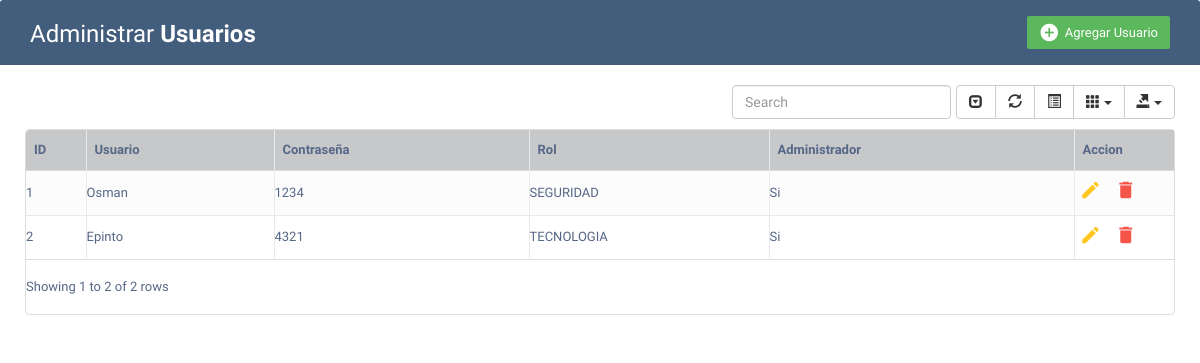
/pages/Users.php (signed in), run on the app's committed database.
### tables this page shows
CREATE TABLE `users` (
  `id` int NOT NULL AUTO_INCREMENT,
  `Uss` varchar(150) DEFAULT NULL,
  `Pass` varchar(150) DEFAULT NULL,
  `rol` varchar(50) DEFAULT NULL,
  `admin` varchar(50) DEFAULT NULL,
  PRIMARY KEY (`id`)
);

### www/pages/Users.php (the view, shortened to what this page needs)
<!doctype html>
<html class="no-js" lang="es">
<head>
    <link rel="stylesheet" href="/www/table/css/bootstrap.min.css">
    <link rel="stylesheet" href="/www/table/css/data-table/bootstrap-table.css">
    <link rel="stylesheet" href="https://maxcdn.bootstrapcdn.com/font-awesome/4.7.0/css/font-awesome.min.css">
    <link rel="stylesheet" href="../assets/plugins/SweetAlert/dist/sweetalert2.min.css">
    <link rel="stylesheet" href="../assets/plugins/SweetAlert/dist/sweetalert2.css">
</head>
<body>
    <div class="container-xl">
        <div class="table-responsive">
            <div class="table-wrapper">
                <div class="table-title">
                    <div class="row">
                        <div class="col-sm-6">
                            <h2>Administrar <b>Usuarios</b></h2>
                        </div>
                        <div class="col-sm-6">
                            <a href="#addEmployeeModal" class="btn btn-success" data-toggle="modal"><i class="material-icons">&#xE147;</i> <span>Agregar Usuario</span></a>
                        </div>
                    </div>
                </div>
                <table class="table table-striped table-hover" id="table" data-toggle="table" data-pagination="true" data-search="true" data-show-columns="true" data-show-pagination-switch="true" data-show-refresh="true" data-key-events="true" data-show-toggle="true" data-resizable="true" data-cookie="true" data-cookie-id-table="saveId" data-show-export="true" data-click-to-select="true" data-toolbar="#toolbar">
                    <thead class="table-dark">
                        <tr class="table-dark" s>
                            <th data-field="ID">ID</th>
                            <th data-field="Usuario" data-editable="false">Usuario</th>
                            <th data-field="Contraseña" data-editable="false">Contraseña</th>
                            <th data-field="Rol" data-editable="false">Rol</th>
                            <th data-field="Estado" data-editable="false">Administrador</th>
                            <th data-field="Accion" data-editable="false">Accion</th>
                        </tr>
                    </thead>
                    <tbody>
                        <?php
                        include_once 'conexion.php';
                        $sql_leer = 'select * from users ORDER BY id ASC;';
                        $gsent = $pdo->prepare($sql_leer);
                        $gsent->execute();
                        $resultado = $gsent->fetchAll();
                        foreach ($resultado as $dato) :
                        ?>
                            <tr>
                                <td><?= $dato['id']; ?></td>
                                <td><?= $dato['Uss']; ?></td>
                                <td><?= $dato['Pass']; ?></td>
                                <td><?= $dato['rol']; ?></td>
                                <td><?= $dato['admin']; ?></td>
                                <td><a href="#editEmployeeModal" onclick="mod('<?= $dato['id']; ?>', '<?= $dato['Uss']; ?>', '<?= $dato['Pass']; ?>', '<?= $dato['rol']; ?>', '<?= $dato['admin']; ?>')" class="edit" data-toggle="modal"><i class="material-icons" data-toggle="tooltip" title="Editar">&#xE254;</i></a>
                                    <a href="#deleteEmployeeModal" class="delete" data-toggle="modal" onclick="del('<?= $dato['id']; ?>')"><i class="material-icons" data-toggle="tooltip" title="Eliminar">&#xE872;</i></a>
                                </td>
                            </tr>
                        <?php endforeach ?>
                    </tbody>
                </table>
            </div>
        </div>
    </div>
</body>
</html>

### www/pages/Users.php (style rules this page uses)
body { color: #566787; background: #fff; font-family: 'Varela Round', sans-serif; font-size: 13px; }
.table-wrapper { background: #fff; padding: 20px 25px; border-radius: 3px; min-width: 1000px; box-shadow: 0 1px 1px rgba(0, 0, 0, .05); }
.table-title { padding-bottom: 15px; background: #435d7d; color: #fff; padding: 16px 30px; min-width: 100%; margin: -20px -25px 10px; border-radius: 3px 3px 0 0; }
.table-title h2 { margin: 5px 0 0; font-size: 24px; }
.table-title .btn { color: #fff; float: right; font-size: 13px; border: none; min-width: 50px; border-radius: 2px; border: none; outline: none !important; margin-left: 10px; }
.table-title .btn i { float: left; font-size: 21px; margin-right: 5px; }
.table-title .btn span { float: left; margin-top: 2px; }
table.table tr th, table.table tr td { border-color: #e9e9e9; padding: 12px 15px; vertical-align: middle; }
table.table-striped tbody tr:nth-of-type(odd) { background-color: #fcfcfc; }
table.table td:last-child i { opacity: 0.9; font-size: 22px; margin: 0 5px; }
table.table td a { font-weight: bold; color: #566787; display: inline-block; text-decoration: none; outline: none !important; }
table.table td a.edit { color: #FFC107; }
table.table td a.delete { color: #F44336; }
table.table td i { font-size: 19px; }
.table-dark, .table-dark>th, .table-dark>td { background-color: #c6c8ca; }

### data on the page
users: id "1", Uss "Osman", Pass "1234", rol "SEGURIDAD", admin "Si"
users: id "2", Uss "Epinto", Pass "4321", rol "TECNOLOGIA", admin "Si"
